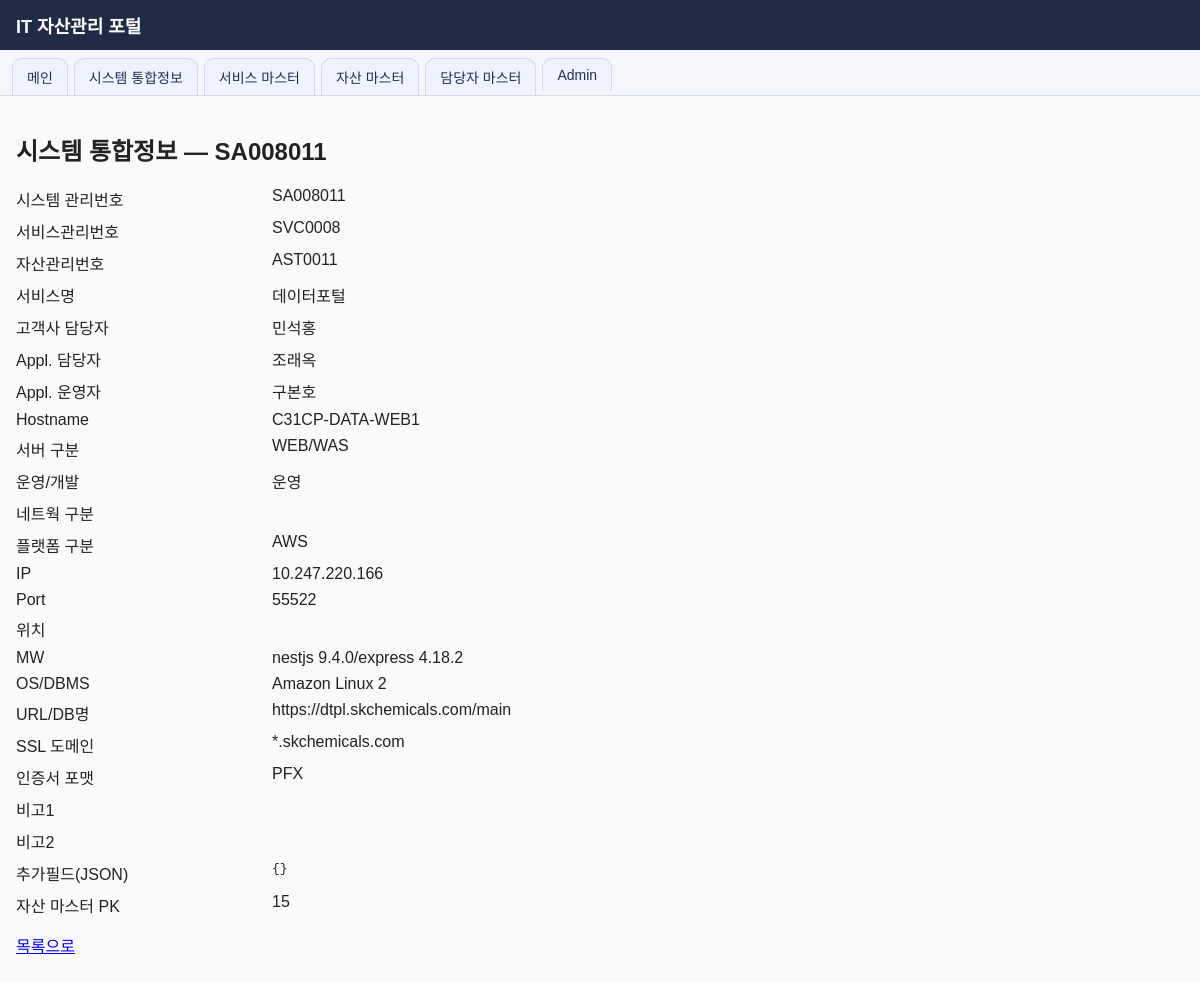
/assets/SA008011/ (signed in), run on an earlier commit of the app's database.
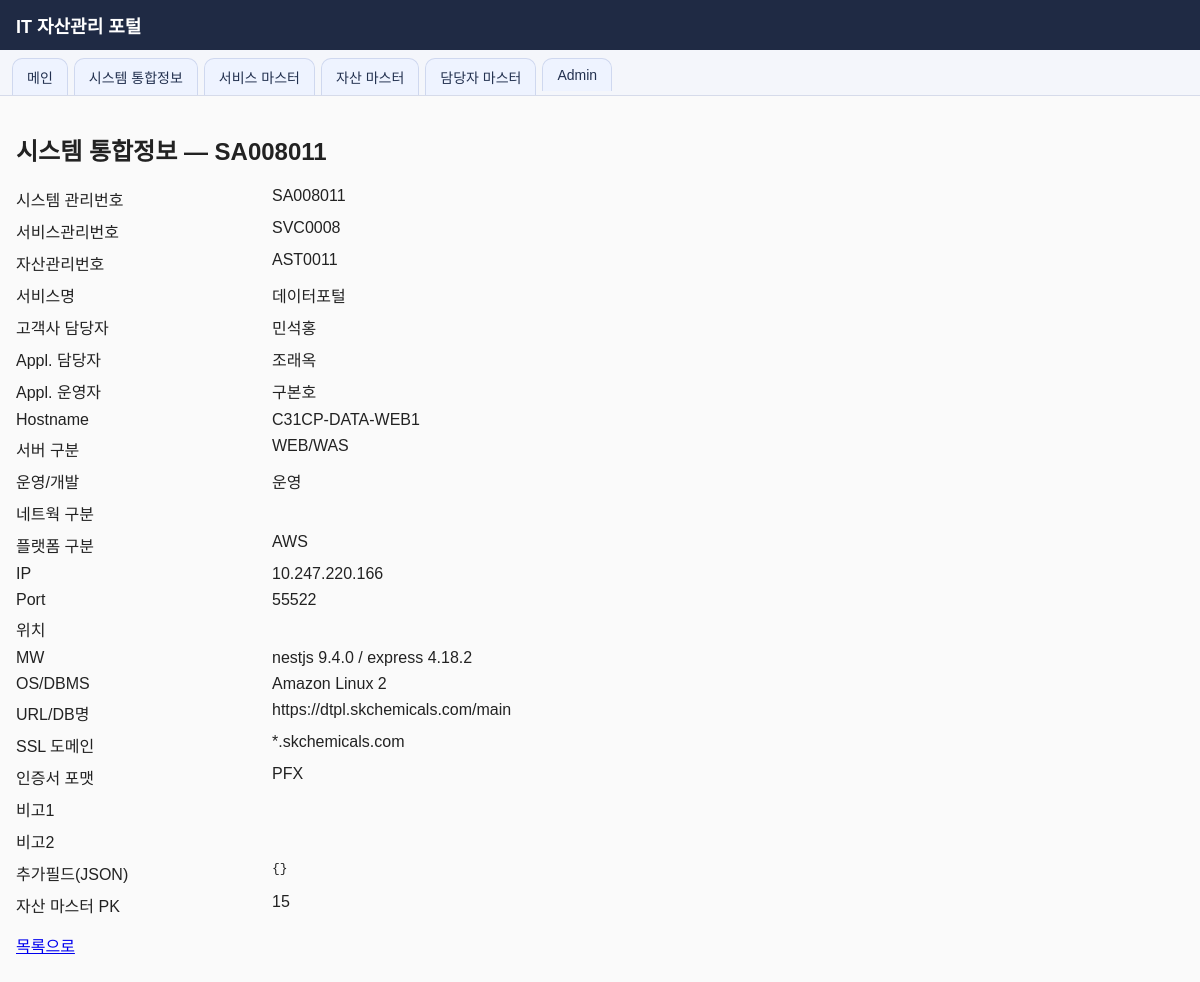
And on a later commit of the database.
### assets/models.py (models this page shows, shortened)
class InfraAsset(models.Model):
    system_mgmt_no = models.CharField(
        "시스템 관리번호",
        max_length=16,
        primary_key=True,
        editable=False,
    )
    service_mgmt_no = models.CharField("서비스관리번호", max_length=20, db_index=True)
    asset_mgmt_no = models.CharField("자산관리번호", max_length=20, db_index=True)
    service_name = models.CharField("서비스명", max_length=200)
    customer_owner_name = models.CharField("고객사 담당자", max_length=100, blank=True)
    appl_owner_name = models.CharField("Appl. 담당자", max_length=100, blank=True)
    partner_operator_name = models.CharField("Appl. 운영자", max_length=100, blank=True)
    hostname = models.CharField("Hostname", max_length=200, blank=True)
    server_type = models.CharField("서버 구분", max_length=100, blank=True)
    operation_dev = models.CharField("운영/개발", max_length=50, blank=True)
    network_zone = models.CharField("네트웍 구분", max_length=100, blank=True)
    platform_type = models.CharField("플랫폼 구분", max_length=100, blank=True)
    ip = models.GenericIPAddressField("IP", null=True, blank=True)
    port = models.CharField("Port", max_length=20, blank=True)
    location = models.CharField("위치", max_length=100, blank=True)
    mw = models.CharField("MW", max_length=100, blank=True)
    os_dbms = models.CharField("OS/DBMS", max_length=200, blank=True)
    url_or_db_name = models.CharField("URL/DB명", max_length=300, blank=True)
    ssl_domain = models.CharField("SSL 도메인", max_length=200, blank=True)
    cert_format = models.CharField("인증서 포맷", max_length=100, blank=True)
    remark1 = models.TextField("비고1", blank=True)
    remark2 = models.TextField("비고2", blank=True)
    extra = models.JSONField("추가필드", default=dict, blank=True)
    component = models.ForeignKey(
        "masters.Component",
        null=True,
        blank=True,
        on_delete=models.SET_NULL,
        related_name="infra_assets",
        verbose_name="자산 마스터",
    )
    class Meta:
        ordering = ["service_mgmt_no", "asset_mgmt_no"]
        verbose_name = "시스템 통합정보"
        verbose_name_plural = "시스템 통합정보"

### web/views.py (the view)
# urls.py: path("assets/<str:pk>/", views.asset_detail, name="asset_detail"),
@login_required
@permission_required("assets.view_infraasset", raise_exception=True)
def asset_detail(request, pk):
    obj = get_object_or_404(InfraAsset, pk=pk)
    return render(request, "web/asset_detail.html", {"asset": obj})

### web/templates/web/asset_detail.html (shortened to what this page needs)
{% extends "web/base.html" %}
{% block content %}
    <h2>시스템 통합정보 — {{ asset.system_mgmt_no }}</h2>
    <dl class="detail-dl" style="display:grid; grid-template-columns: 200px 1fr; gap:8px 16px; max-width:900px;">
        <dt>시스템 관리번호</dt><dd>{{ asset.system_mgmt_no }}</dd>
        <dt>서비스관리번호</dt><dd>{{ asset.service_mgmt_no }}</dd>
        <dt>자산관리번호</dt><dd>{{ asset.asset_mgmt_no }}</dd>
        <dt>서비스명</dt><dd>{{ asset.service_name }}</dd>
        <dt>고객사 담당자</dt><dd>{{ asset.customer_owner_name }}</dd>
        <dt>Appl. 담당자</dt><dd>{{ asset.appl_owner_name }}</dd>
        <dt>Appl. 운영자</dt><dd>{{ asset.partner_operator_name }}</dd>
        <dt>Hostname</dt><dd>{{ asset.hostname }}</dd>
        <dt>서버 구분</dt><dd>{{ asset.server_type }}</dd>
        <dt>운영/개발</dt><dd>{{ asset.operation_dev }}</dd>
        <dt>네트웍 구분</dt><dd>{{ asset.network_zone }}</dd>
        <dt>플랫폼 구분</dt><dd>{{ asset.platform_type }}</dd>
        <dt>IP</dt><dd>{{ asset.ip|default:"" }}</dd>
        <dt>Port</dt><dd>{{ asset.port }}</dd>
        <dt>위치</dt><dd>{{ asset.location }}</dd>
        <dt>MW</dt><dd>{{ asset.mw }}</dd>
        <dt>OS/DBMS</dt><dd>{{ asset.os_dbms }}</dd>
        <dt>URL/DB명</dt><dd>{{ asset.url_or_db_name }}</dd>
        <dt>SSL 도메인</dt><dd>{{ asset.ssl_domain }}</dd>
        <dt>인증서 포맷</dt><dd>{{ asset.cert_format }}</dd>
        <dt>비고1</dt><dd>{{ asset.remark1 }}</dd>
        <dt>비고2</dt><dd>{{ asset.remark2 }}</dd>
        <dt>추가필드(JSON)</dt><dd><pre style="white-space:pre-wrap;margin:0;">{{ asset.extra }}</pre></dd>
        {% if asset.component_id %}
        <dt>자산 마스터 PK</dt><dd>{{ asset.component_id }}</dd>
        {% endif %}
    </dl>
    <p style="margin-top:16px;"><a href="{% url 'web:asset_list' %}">목록으로</a></p>
{% endblock %}

### web/templates/web/base.html (shortened to what this page needs)
<!doctype html>
<html lang="ko">
<head>
</head>
<body>
    <header>
        <h1>IT 자산관리 포털</h1>
    </header>
    <div class="top-menu-wrap">
        <ul class="menu-tabs">
            <li><a href="{% url 'web:dashboard' %}" class="{% if request.resolver_match.url_name == 'dashboard' %}active{% endif %}">메인</a></li>
            <li><a href="{% url 'web:asset_list' %}" class="{% if request.resolver_match.url_name == 'asset_list' %}active{% endif %}">시스템 통합정보</a></li>
            <li><a href="{% url 'web:service_master_list' %}" class="{% if request.resolver_match.url_name == 'service_master_list' %}active{% endif %}">서비스 마스터</a></li>
            <li><a href="{% url 'web:component_master_list' %}" class="{% if request.resolver_match.url_name == 'component_master_list' %}active{% endif %}">자산 마스터</a></li>
            <li><a href="{% url 'web:person_master_list' %}" class="{% if request.resolver_match.url_name == 'person_master_list' %}active{% endif %}">담당자 마스터</a></li>
            <li><a href="/admin/" class="{% if '/admin/' in request.path %}active{% endif %}">Admin</a></li>
        </ul>
    </div>
    <main>
        {% block content %}{% endblock %}
    </main>
</body>
</html>

### web/templates/web/base.html (style rules this page uses)
body { font-family: Arial, sans-serif; margin: 0; background: #fafafa; color: #222; }
header { background: #1f2a44; color: #fff; padding: 12px 16px; }
header h1 { margin: 0; font-size: 18px; }
.top-menu-wrap { background: #f4f6fb; border-bottom: 1px solid #d6dbea; padding: 8px 12px 0 12px; }
.menu-tabs { list-style: none; margin: 0; padding: 0; display: flex; gap: 6px; flex-wrap: wrap; }
.menu-tabs a { display: block; padding: 8px 14px; border: 1px solid #cfd8ef; border-bottom: none; border-top-left-radius: 10px; border-top-right-radius: 10px; background: #eef3ff; color: #22304f; text-decoration: none; font-size: 14px; }
main { padding: 16px; }

What changed in the data, as far as the page shows it:
changed InfraAsset "SA008011": mw "nestjs 9.4.0/express 4.18.2" → "nestjs 9.4.0 / express 4.18.2"
